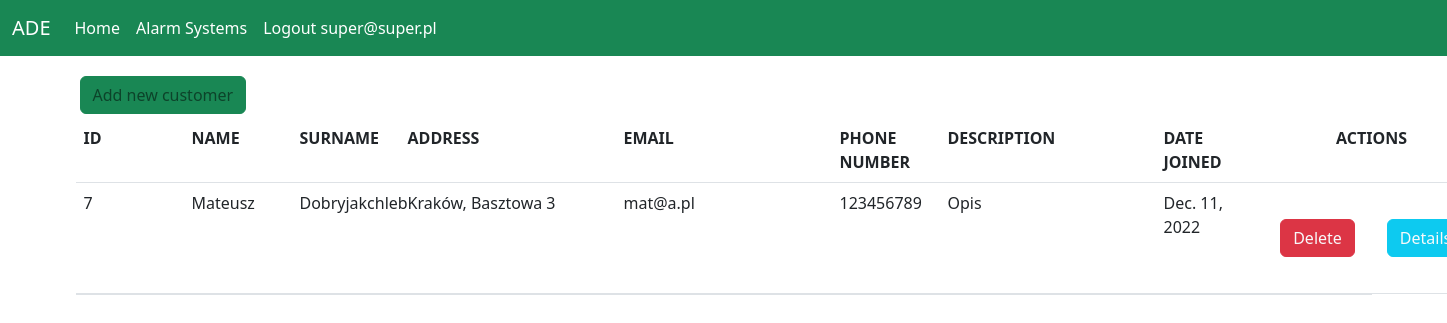
Page /main_view/ (signed in) on the earlier database version.
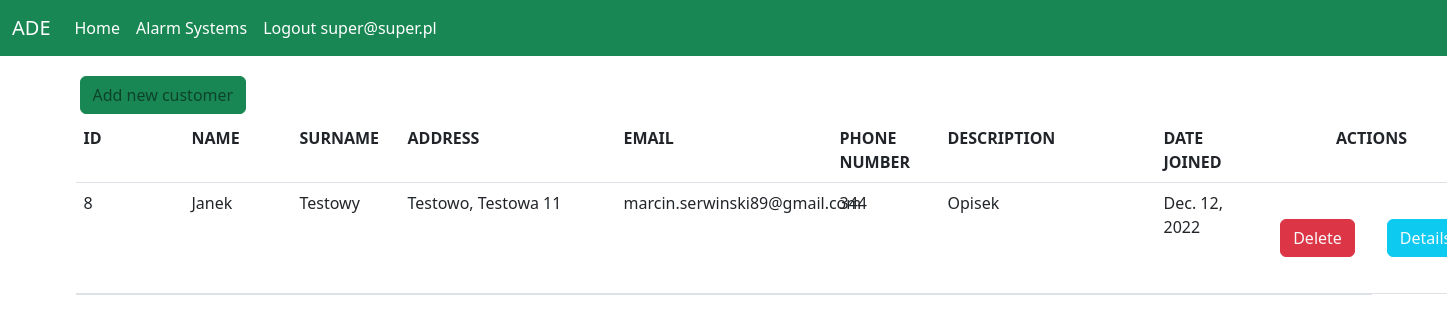
Same page on the later database version.
### users/models.py (models this page shows)
class Account(AbstractBaseUser, PermissionsMixin):
    email = models.EmailField(verbose_name='User Email', max_length=60, unique=True)
    fullname = models.CharField(max_length=30, unique=True)
    date_joined = models.DateTimeField(verbose_name='Date joined', auto_now_add=True)
    last_login = models.DateTimeField(verbose_name='Last login', auto_now=True)
    is_operator = models.BooleanField(default=False)
    is_admin = models.BooleanField(default=False)
    is_active = models.BooleanField(default=False)
    is_staff = models.BooleanField(default=False)
    is_superuser = models.BooleanField(default=False)
    USERNAME_FIELD = 'email'
    REQUIRED_FIELDS = ['fullname']
    objects = AccountManager()
    def __str__(self):
        return self.email

### alarm_systems/models.py (models this page shows)
class Customer(models.Model):
    first_name = models.CharField(max_length=100)
    last_name = models.CharField(max_length=150)
    address = models.CharField(max_length=255)
    email = models.EmailField(max_length=80, null=True)
    phone_number = models.CharField(max_length=24, unique=True)
    description = models.TextField(null=True, blank=True)
    date_joined = models.DateField(auto_now_add=True)

### alarm_systems/views.py (the view)
# urls.py: path('main_view/', MainView.as_view(), name='main_view'),
class MainView(PermissionRequiredMixin, LoginRequiredMixin, View):
    permission_required = 'users.add_choice'
    def get(self, request):
        customers_all = Customer.objects.all().order_by('last_name')
        return render(
            request,
            'home/customer_main_page/alarm_systems_main_view.html',
            context={
                'customers_all': customers_all
            })

### alarm_systems/templates/home/customer_main_page/alarm_systems_main_view.html (shortened to what this page needs)
{% extends 'base.html' %}
{% block container %}
    <div class="schedules-content">
        <a href="{% url 'alarm_systems:add_customer' %}" class="btn btn-success rounded-10 text-black-50 m-1">Add new
            customer</a>
        <table class="table border-bottom">
            <thead>
            <tr class="d-flex">
                <th class="col-sm-1">ID</th>
                <th class="col-1">NAME</th>
                <th class="col-1">SURNAME</th>
                <th class="col-2">ADDRESS</th>
                <th class="col-2">EMAIL</th>
                <th class="col-1">PHONE NUMBER</th>
                <th class="col-md-2">DESCRIPTION</th>
                <th class="col-1">DATE JOINED</th>
                <th class="col-2 text-center">ACTIONS</th>
            </tr>
            </thead>
            <tbody class="text-color-lighter">
            {% for customer in customers_all %}
                <tr class="d-flex">
                <td class="col-sm-1">{{ customer.id }}</td>
                <td class="col-1">{{ customer.first_name }}</td>
                <td class="col-1">{{ customer.last_name }}  </td>
                <td class="col-2">{{ customer.address }}</td>
                <td class="col-2">{{ customer.email }}</td>
                <td class="col-1">{{ customer.phone_number }}</td>
                <td class="col-md-2">{{ customer.description }}</td>
                <td class="col-1">{{ customer.date_joined }}</td>
                <td class="col-1 d-flex align-items-center justify-content-center flex-wrap">
                    <a href="{% url 'alarm_systems:delete_customer' customer.id %}"
                       class="btn btn-danger rounded-10 text-light m-1">Delete</a>
                <td class="col-1 d-flex align-items-center justify-content-center flex-wrap">
                    <a href="{% url 'alarm_systems:details_customer' customer.id %}"
                       class="btn btn-info rounded-10 text-light m-1">Details</a>
                   {% endfor %}
            </tr>
            </tbody>
        </table>
    </div>
{% endblock %}

### templates/base.html (shortened to what this page needs)
{% load static %}
<!doctype html>
<html lang="en">
<head>
    {% block styles %}
        <link rel="stylesheet" href="{% static './css/bootstrap.min.css' %}">
    {% endblock %}
</head>
<body>
{% include './partials/_menu.html' %}
<div class="container">
    <div class="row">
        <div class="col">
            {% block container %}
            {% endblock %}
        </div>
    </div>
</div>
</body>
</html>

### templates/partials/_menu.html (shortened to what this page needs)
<nav class="navbar navbar-expand-lg navbar-dark bg-success mb-xxl-3">
    <div class="container-fluid">
        <a class="navbar-brand" href="#">ADE</a>
        <div class="collapse navbar-collapse" id="navbarSupportedContent">
            <ul class="navbar-nav me-auto mb-2 mb-lg-0">
                <li class="nav-item">
                    <a class="nav-link active" aria-current="page" href="{% url 'alarm_systems:home' %}">Home</a>
                </li>
                <li class="nav-item">
                    <a class="nav-link active" aria-current="page" href="{% url 'alarm_systems:main_view' %}">Alarm
                        Systems</a>
                </li>
                {% if user.is_authenticated %}
                    <li class="nav-item">
                        <a class="nav-link active" aria-current="page"
                           href="{% url 'users:logout_view' %}">Logout {{ user }}</a>
                    </li>
                {% endif %}
            </ul>
        </div>
    </div>
</nav>

Differences in the rows shown:
removed Customer: id "7", first_name "Mateusz", last_name "Dobryjakchleb", address "Kraków, Basztowa 3", email "mat@a.pl", phone_number "123456789", description "Opis", date_joined "Dec. 11, 2022"
added Customer: id "8", first_name "Janek", last_name "Testowy", address "Testowo, Testowa 11", email "marcin.serwinski89@gmail.com", phone_number "344", description "Opisek", date_joined "Dec. 12, 2022"
